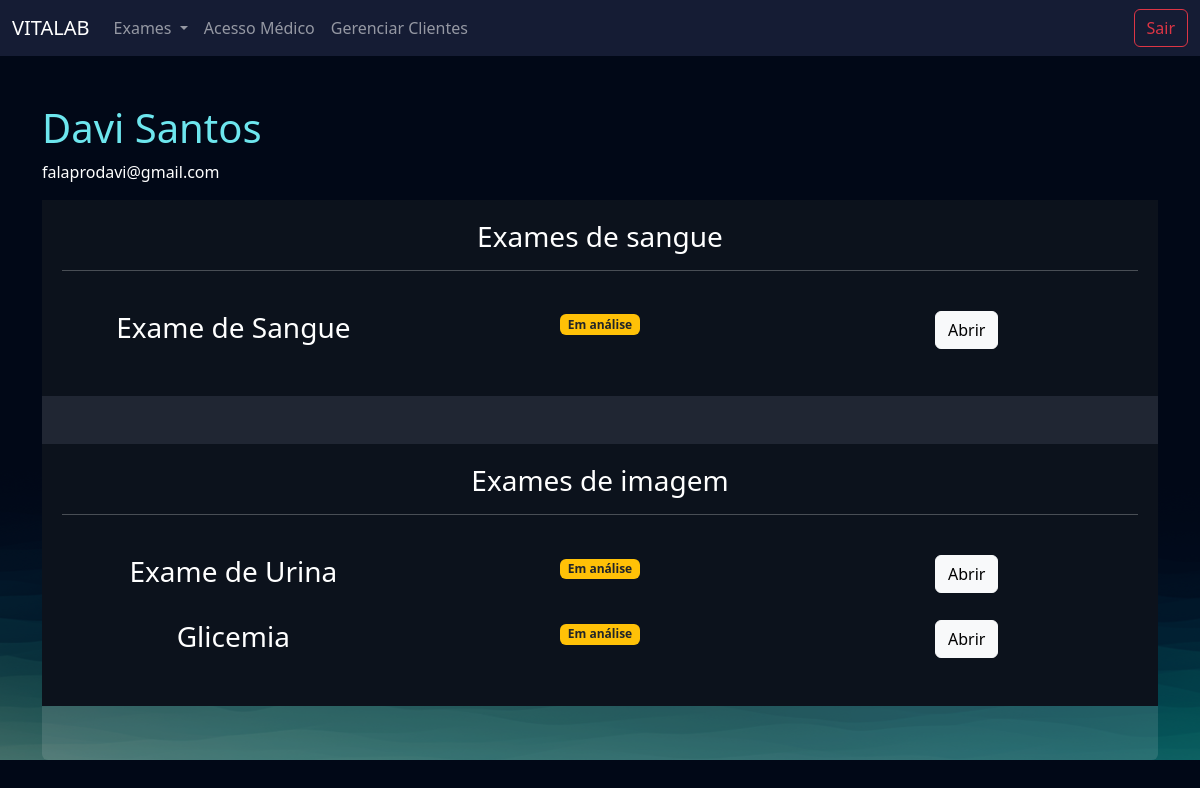
The app's page /empresarial/cliente/6 (signed in) with its own data.
### exames/models.py (models this page shows, shortened)
class SolicitacaoExame(models.Model):
    choice_status = (
        ('E', 'Em análise'),
        ('F', 'Finalizado')
    )
    usuario = models.ForeignKey(User, on_delete=models.DO_NOTHING)
    exame = models.ForeignKey(TiposExames, on_delete=models.DO_NOTHING)
    status = models.CharField(max_length=2, choices=choice_status)
    resultado = models.FileField(upload_to="resultados", null=True, blank=True)
    requer_senha = models.BooleanField(default=False)
    senha = models.CharField(max_length=6, null=True, blank=True)
    def badge_template(self):
        if self.status == 'E':
            classes_css = 'bg-warning text-dark'
            texto = "Em análise"
        elif self.status == 'F':
            classes_css = 'bg-success'
            texto = "Finalizado"
        return mark_safe(f"<span class='badge bg-primary {classes_css}'>{texto}</span>")

class TiposExames (models.Model) :
    tipo_choices = (
        ('I', 'Exame de imagem'),
        ('S', 'Exame de Sangue')
    )
    nome = models.CharField(max_length=50)
    tipo = models.CharField(max_length=2, choices=tipo_choices)
    preco = models.FloatField()
    disponivel = models.BooleanField(default=True)
    horario_inicial = models.IntegerField()
    horario_final = models.IntegerField()

### empresarial/views.py (the view)
# urls.py: path('cliente/<int:cliente_id>', views.cliente, name="cliente"),
@staff_member_required
def cliente(request, cliente_id):
    cliente = User.objects.get(id=cliente_id)
    exames = SolicitacaoExame.objects.filter(usuario=cliente)
    return render(request, 'cliente.html', {'cliente': cliente, 'exames': exames})

### empresarial/templates/cliente.html (shortened to what this page needs)
{% extends "bases/base.html" %}
{% load static %}
{% block 'head' %}
    <link href="{% static 'exames/css/css.css' %}" rel="stylesheet">
    <link href="{% static 'exames/css/gerenciar_pedidos.css' %}" rel="stylesheet">
    <link href="{% static 'exames/css/gerenciar_exames.css' %}" rel="stylesheet">
{% endblock 'head' %}
{% block 'conteudo' %}
    <br>
    <br>
    <div class="container">
        <h3 class="font-destaque">{{cliente.get_full_name}}</h3>
        <p>{{cliente.email}}</p>
        <div class="card card-view">
            <div class="sub-card">
                <h3>Exames de sangue</h3>
                <hr>
                <br>
                {% for exame in exames  %}
                    {% if  exame.exame.tipo == 'S'%}
                        <div class="row">
                            <div class="col-md"><h3>{{exame.exame.nome}}</h3></div>
                            <div class="col-md">{{exame.badge_template}}</div>
                            <div class="col-md">
                                <a href="#" class="btn btn-light">Abrir</a>
                            </div>
                        </div>
                        <br>
                    {% endif %}
                {% endfor %}
            </div>
            <br>
            <br>
            <div class="sub-card">
                <h3>Exames de imagem</h3>
                <hr>
                <br>
                {% for exame in exames  %}
                    {% if  exame.exame.tipo == 'I'%}
                        <div class="row">
                            <div class="col-md"><h3>{{exame.exame.nome}}</h3></div>
                            <div class="col-md">{{exame.badge_template}}</div>
                            <div class="col-md"><a href="{% url "exame_cliente" exame.id %}" class="btn btn-light">Abrir</a></div>
                        </div>
                        <br>
                    {% endif %}
                {% endfor %}
            </div>
        </div>
    </div>
{% endblock 'conteudo' %}

### templates/static/geral/css/base.css (style rules this page uses)
:root { --main-color: #151C34; --dark-color: #0C121C ; --light-color: #6DE6EE; --contrast-color: #f4c96b; --differential-color: #066668; }
* { color: white }
.font-destaque { color: var(--light-color); font-size: 40px; }

### templates/static/exames/css/css.css (style rules this page uses)
body { background-image: url('/static/geral/img/bg2.png'); background-size: cover; }
.card { background-color: rgba(217, 217, 217, .14); color: white; padding: 15px; }

### templates/static/exames/css/gerenciar_pedidos.css (style rules this page uses)
.card-view { text-align: center; padding: 0; border: none; height: 70vh; }

### templates/static/exames/css/gerenciar_exames.css (style rules this page uses)
.sub-card { background-color: var(--dark-color); padding: 20px; }

### records on screen
SolicitacaoExame: exame.nome "Exame de Sangue", badge_template "Em análise"
SolicitacaoExame: exame.nome "Exame de Urina", badge_template "Em análise"
SolicitacaoExame: exame.nome "Glicemia", badge_template "Em análise"

### other values on screen
{{ cliente.get_full_name }} "Davi Santos"
{{ cliente.email }} "falaprodavi@gmail.com"
